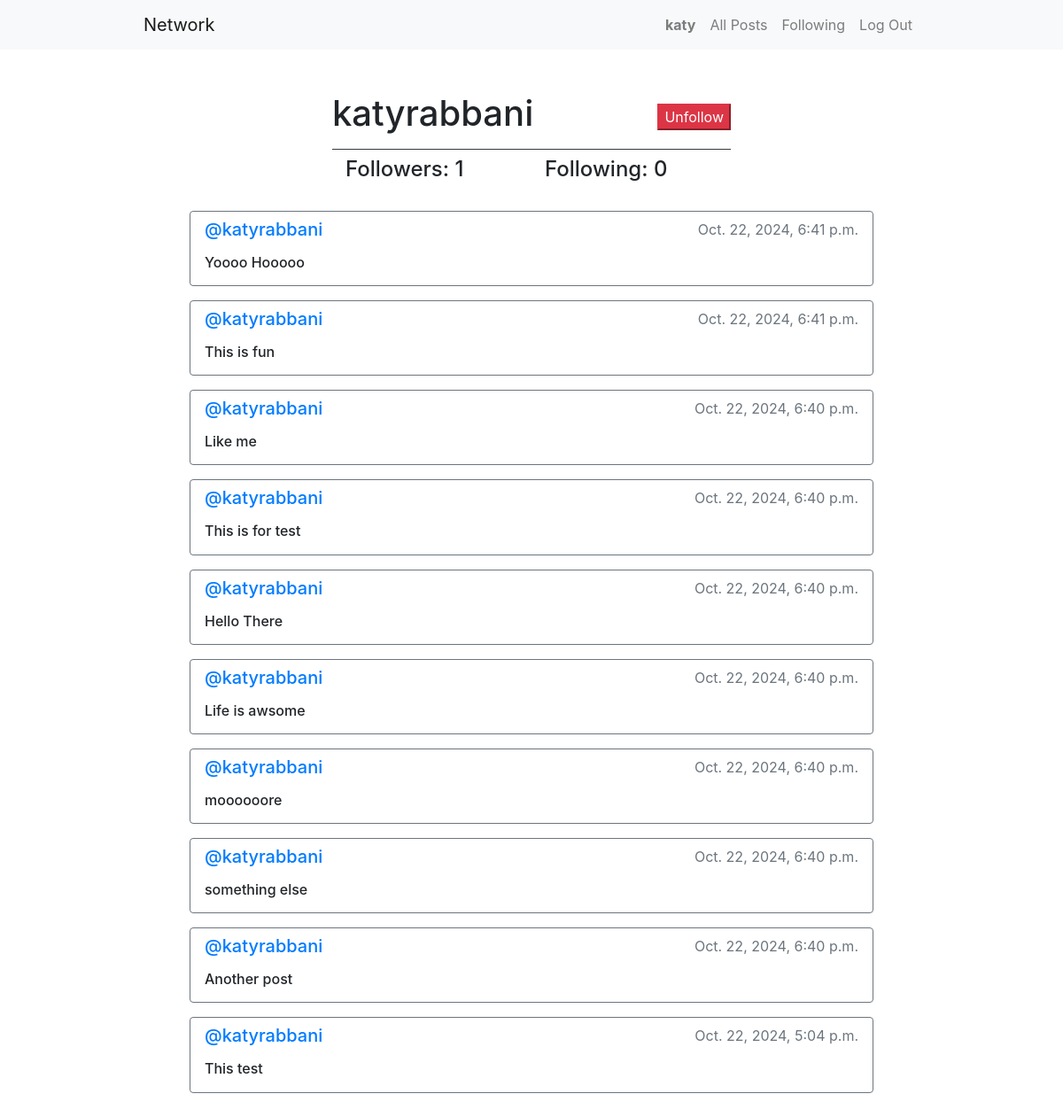
Screenshot of /profile/3 (signed in) with the database file from the repository.
### network/models.py (models this page shows, shortened)
class User(AbstractUser):
    pass

class Post(models.Model):
    content = models.CharField(max_length=140)
    user = models.ForeignKey(User, on_delete=models.CASCADE, related_name='author')
    date = models.DateTimeField(auto_now_add=True)

### network/views.py (the view)
# urls.py: path("profile/<int:user_id>", views.profile, name="profile"),
def profile(request, user_id):
    user = User.objects.get(pk=user_id)
    allPosts = Post.objects.all().filter(user=user).order_by('id').reverse()
    following = Follow.objects.filter(user=user)
    followers = Follow.objects.filter(followed_user=user)
    try:
        checkFollow = followers.filter(user=User.objects.get(pk=request.user.id))
        if len(checkFollow) != 0:
            isFollowing = True
        else:
            isFollowing = False
    except:
        isFollowing = False
    paginator = Paginator(allPosts, 10)
    pageNumber = request.GET.get('page')
    postsPerPage = paginator.get_page(pageNumber)
    return render(request, "network/profile.html", {
        "userProfile": user,
        "allPosts": allPosts,
        "postsPerPage": postsPerPage,
        "username": user.username,
        "following": following,
        "followers": followers,
        "isFollowing": isFollowing
    })

### network/templates/network/profile.html (shortened to what this page needs)
{% extends "network/layout.html" %}
{% block body %}
    <div class="border-bottom border-dark w-50 m-auto pt-5 pb-2 d-flex justify-content-between align-items-center">
        <h1 class="text-center">
            {{ username }}
        </h1>
        {% if user.is_authenticated %}
            {% if user != userProfile %}
                {% if isFollowing %}
                    <form action="{% url 'unfollow' %}" method="POST">
                        <input type="submit" value="Unfollow" class="btn-danger" />
                    </form>
                {% else %}
                    <form action="{% url 'follow' %}" method="POST">
                        {% csrf_token %}
                        <input type="hidden" name="followed_user" value="{{ userProfile.username }}" />
                        <input type="submit" value="Follow" class="btn-success" />
                    </form>
                {% endif %}
            {% endif %}
        {% endif %}
    </div>
    <div class="container mt-2">
        <div class="row justify-content-center">
            <h4 class="col-3">Followers: {{ followers.count }}</h4>
            <h4 class="col-3">Following: {{ following.count }}</h4>
        </div>
    </div>
    <div class="d-flex flex-column m-3">
        {% for post in postsPerPage %}
            <div class="my-2 mx-5 py-2 px-3 border border-secondary rounded row flex-column justify-content-center">
                <div class="d-flex justify-content-between">
                    <h5>
                        <a href="{% url 'profile' user_id=post.user.id %}">
                            @{{ post.user }}
                        </a>
                    </h5>
                    <p class=" text-secondary">{{ post.date }}</p>
                </div>
                <h6>{{ post.content }}</h6>
            </div>
        {% endfor %}
    </div>
{% endblock %}

### network/templates/network/layout.html (shortened to what this page needs)
{% load static %}
<!DOCTYPE html>
<html lang="en">
    <head>
        <link rel="stylesheet" href="https://stackpath.bootstrapcdn.com/bootstrap/4.4.1/css/bootstrap.min.css">
        <link href="{% static 'network/styles.css' %}" rel="stylesheet">
        <link rel="stylesheet" href="https://cdnjs.cloudflare.com/ajax/libs/font-awesome/4.7.0/css/font-awesome.min.css">
    </head>
    <body>
        <nav class="navbar navbar-expand-lg navbar-light bg-light">
            <div class="w-75 m-auto d-flex justify-content-between">
                <a class="navbar-brand" href="{% url 'index' %}">
                    Network
                </a>
                <div>
                    <ul class="navbar-nav mr-auto">
                        {% if user.is_authenticated %}
                            <li class="nav-item">
                                <a class="nav-link font-weight-bold" href="{% url 'profile' user_id=user.id %}">
                                    {{ user.username }}
                                </a>
                            </li>
                        {% endif %}
                        <li class="nav-item">
                        <a class="nav-link" href="{% url 'index' %}">All Posts</a>
                        </li>
                        {% if user.is_authenticated %}
                            <li class="nav-item">
                                <a class="nav-link" href="{% url 'following' %}">Following</a>
                            </li>
                            <li class="nav-item">
                                <a class="nav-link" href="{% url 'logout' %}">Log Out</a>
                            </li>
                        {% endif %}
                    </ul>
                </div>
            </div>
          </nav>
        <div class="body w-75 m-auto">
            {% block body %}
            {% endblock %}
        </div>
    </body>
</html>

### rows the page displays
User: username "katy"
User: username "katyrabbani"
Post: user "katyrabbani", date "Oct. 22, 2024, 6:41 p.m.", content "Yoooo Hooooo"
Post: user "katyrabbani", date "Oct. 22, 2024, 6:41 p.m.", content "This is fun"
Post: user "katyrabbani", date "Oct. 22, 2024, 6:40 p.m.", content "Like me"
Post: user "katyrabbani", date "Oct. 22, 2024, 6:40 p.m.", content "This is for test"
Post: user "katyrabbani", date "Oct. 22, 2024, 6:40 p.m.", content "Hello There"
Post: user "katyrabbani", date "Oct. 22, 2024, 6:40 p.m.", content "Life is awsome"
Post: user "katyrabbani", date "Oct. 22, 2024, 6:40 p.m.", content "moooooore"
Post: user "katyrabbani", date "Oct. 22, 2024, 6:40 p.m.", content "something else"
Post: user "katyrabbani", date "Oct. 22, 2024, 6:40 p.m.", content "Another post"
Post: user "katyrabbani", date "Oct. 22, 2024, 5:04 p.m.", content "This test"

### other values shown
{{ followers.count }} "1"
{{ following.count }} "0"
